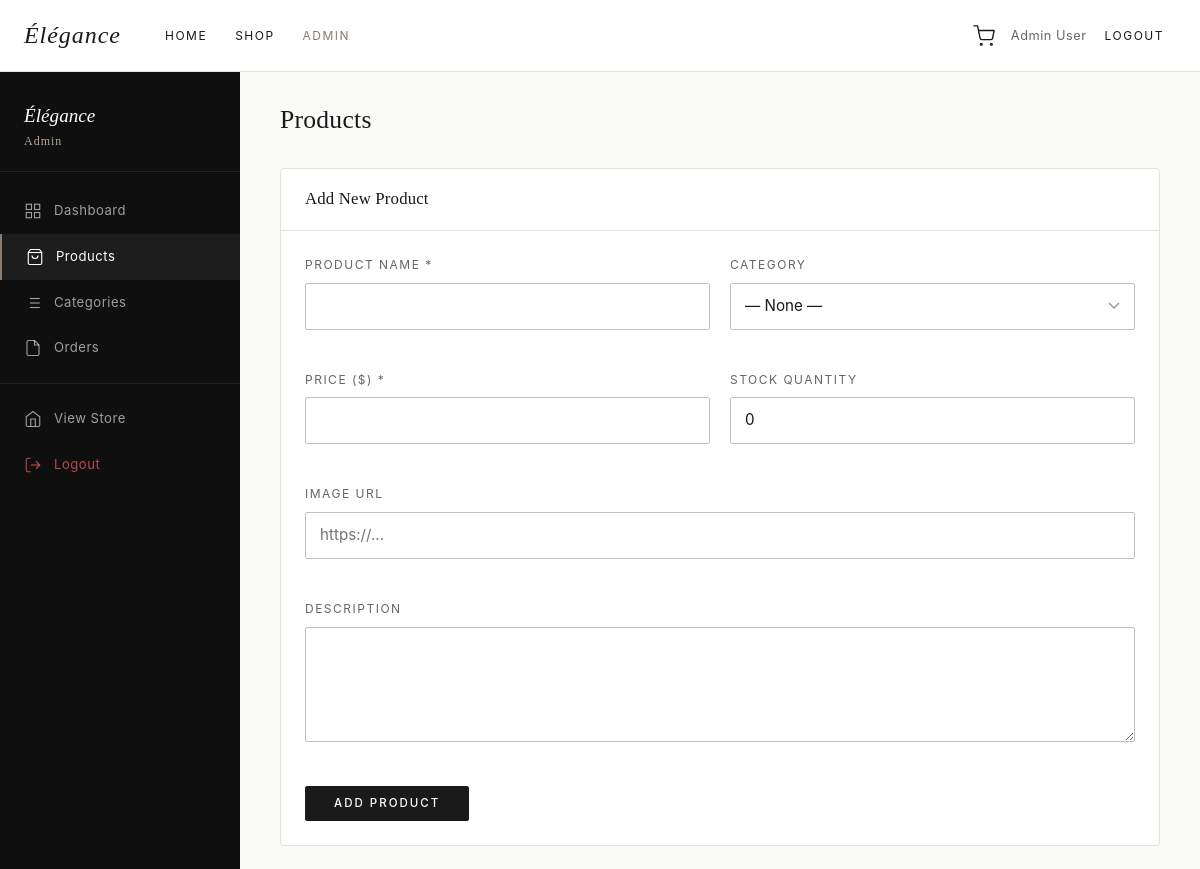
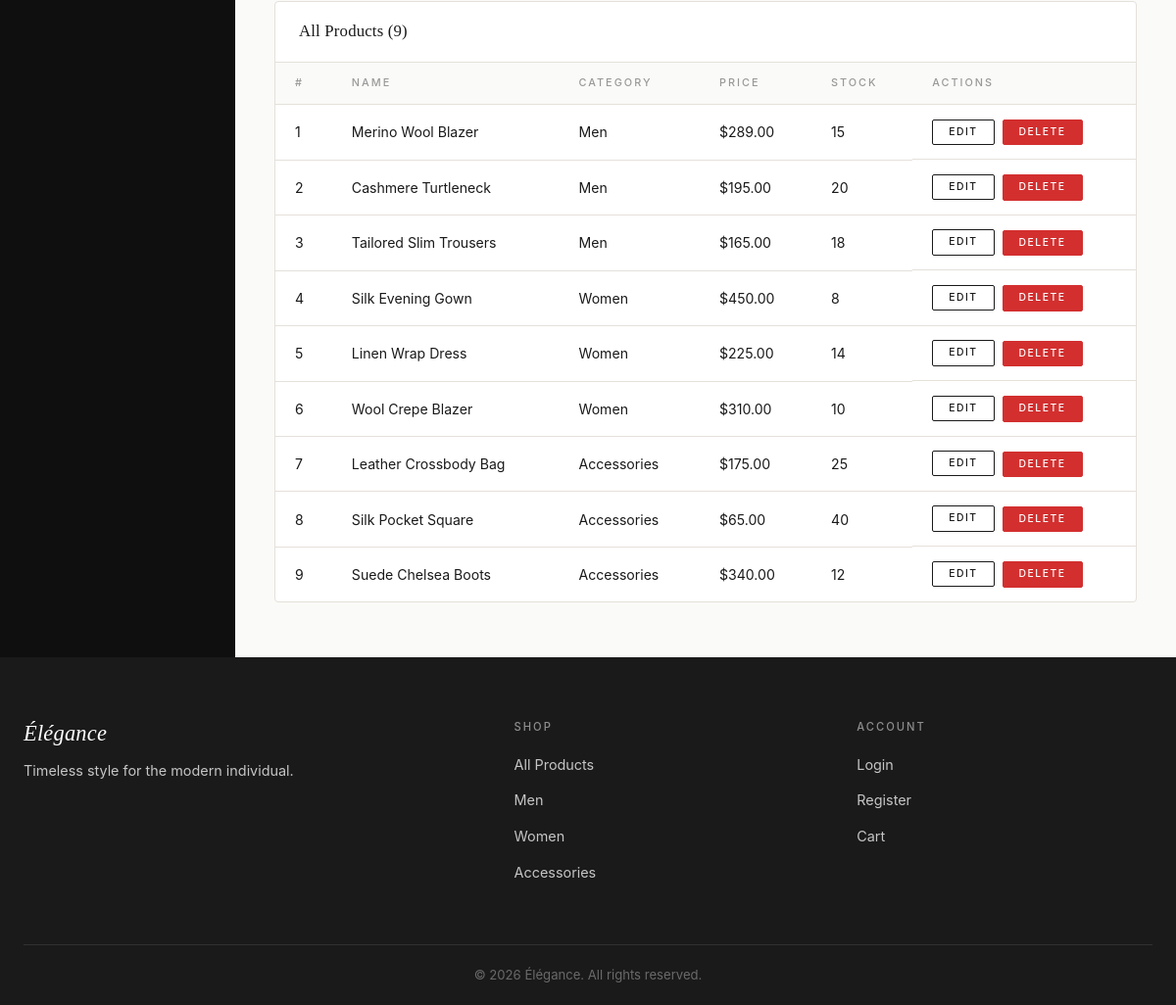
/admin/products.php (signed in), run on the app's committed database (2 pictures, top to bottom).
### tables this page shows
CREATE TABLE IF NOT EXISTS products (
    id INT AUTO_INCREMENT PRIMARY KEY,
    name VARCHAR(200) NOT NULL,
    description TEXT,
    price DECIMAL(10,2) NOT NULL,
    image_url VARCHAR(500) DEFAULT '',
    stock_quantity INT DEFAULT 0,
    category_id INT,
    created_at TIMESTAMP DEFAULT CURRENT_TIMESTAMP,
    CONSTRAINT fk_product_category FOREIGN KEY (category_id) REFERENCES categories(id) ON DELETE SET NULL
);

CREATE TABLE IF NOT EXISTS categories (
    id INT AUTO_INCREMENT PRIMARY KEY,
    category_name VARCHAR(100) NOT NULL
);

### admin/products.php (the view, shortened to what this page needs)
<?php
$pdo = getDB();
$editProduct = null;
$products = $pdo->query('SELECT p.*, c.category_name FROM products p LEFT JOIN categories c ON p.category_id = c.id ORDER BY p.created_at DESC')->fetchAll();
include dirname(__DIR__) . '/includes/header.php';
?>
<div class="admin-layout">
    <?php include __DIR__ . '/partials/sidebar.php'; ?>
    <div class="admin-main">
        <div class="admin-topbar">
            <h1 class="admin-page-title">Products</h1>
        </div>
        <div class="admin-card">
            <div class="admin-card__header">
                <h2 class="admin-card__title"><?= $editProduct ? 'Edit Product' : 'Add New Product' ?></h2>
            </div>
            <form method="POST" action="" class="admin-form">
                <div class="admin-form__grid">
                    <div class="form-group">
                        <label class="form-label">Product Name *</label>
                        <input type="text" name="name" class="form-control"
                               value="<?= htmlspecialchars($editProduct['name'] ?? $_POST['name'] ?? '') ?>" required>
                    </div>
                    <div class="form-group">
                        <label class="form-label">Category</label>
                        <select name="category_id" class="form-control">
                            <option value="">— None —</option>
                        </select>
                    </div>
                    <div class="form-group">
                        <label class="form-label">Price ($) *</label>
                        <input type="number" name="price" class="form-control" step="0.01" min="0"
                               value="<?= htmlspecialchars($editProduct['price'] ?? $_POST['price'] ?? '') ?>" required>
                    </div>
                    <div class="form-group">
                        <label class="form-label">Stock Quantity</label>
                        <input type="number" name="stock_quantity" class="form-control" min="0"
                               value="<?= htmlspecialchars($editProduct['stock_quantity'] ?? $_POST['stock_quantity'] ?? '0') ?>">
                    </div>
                    <div class="form-group admin-form__full">
                        <label class="form-label">Image URL</label>
                        <input type="url" name="image_url" class="form-control" placeholder="https://..."
                               value="<?= htmlspecialchars($editProduct['image_url'] ?? $_POST['image_url'] ?? '') ?>">
                    </div>
                    <div class="form-group admin-form__full">
                        <label class="form-label">Description</label>
                        <textarea name="description" class="form-control form-textarea" rows="4"><?= htmlspecialchars($editProduct['description'] ?? $_POST['description'] ?? '') ?></textarea>
                    </div>
                </div>
                <button type="submit" class="btn btn--primary">
                    <?= $editProduct ? 'Update Product' : 'Add Product' ?>
                </button>
            </form>
        </div>
        <div class="admin-card">
            <div class="admin-card__header">
                <h2 class="admin-card__title">All Products (<?= count($products) ?>)</h2>
            </div>
            <div class="admin-table-wrap">
                <table class="admin-table">
                    <thead>
                        <tr>
                            <th>#</th>
                            <th>Name</th>
                            <th>Category</th>
                            <th>Price</th>
                            <th>Stock</th>
                            <th>Actions</th>
                        </tr>
                    </thead>
                    <tbody>
                        <?php if (empty($products)): ?>
                        <tr><td colspan="6" class="admin-table__empty">No products yet.</td></tr>
                        <?php else: ?>
                        <?php foreach ($products as $p): ?>
                        <tr>
                            <td><?= $p['id'] ?></td>
                            <td><?= htmlspecialchars($p['name']) ?></td>
                            <td><?= htmlspecialchars($p['category_name'] ?? '—') ?></td>
                            <td>$<?= number_format($p['price'], 2) ?></td>
                            <td><?= $p['stock_quantity'] ?></td>
                            <td class="admin-table__actions">
                                <a href="<?= SITE_URL ?>/admin/products.php?action=edit&id=<?= $p['id'] ?>"
                                   class="btn btn--secondary btn--sm">Edit</a>
                                <form method="POST" action="" style="display:inline"
                                      onsubmit="return confirm('Delete this product?')">
                                    <button type="submit" class="btn btn--danger btn--sm">Delete</button>
                                </form>
                            </td>
                        </tr>
                        <?php endforeach; ?>
                        <?php endif; ?>
                    </tbody>
                </table>
            </div>
        </div>
    </div>
</div>
<?php include dirname(__DIR__) . '/includes/footer.php'; ?>

### assets/css/style.css (style rules this page uses)
:root { --primary: #1a1a1a; --primary-hover: #333333; --secondary: #8c7b6b; --secondary-light: #b5a898; --white: #ffffff; --off-white: #fafaf8; --light-gray: #f8f8f8; --warm-light: #f0ede8; --border: #e5e0da; --border-dark: #c8c0b8; --text: #1a1a1a; --text-light: #666666; --text-muted: #999999; --success: #4caf50; --success-bg: #f0faf0; --error: #d32f2f; --error-bg: #fef0f0; --font-heading: Georgia, 'Times New Roman', serif; --font-body: -apple-system, BlinkMacSystemFont, 'Segoe UI', Helvetica, Arial, sans-serif; --transition: 0.25s ease; --transition-slow: 0.4s ease; --shadow-sm: 0 1px 4px rgba(0,0,0,0.06); --shadow: 0 4px 20px rgba(0,0,0,0.08); --shadow-md: 0 8px 32px rgba(0,0,0,0.12); --shadow-hover: 0 12px 48px rgba(0,0,0,0.16); --radius: 2px; --radius-md: 4px; --container-max: 1200px; --nav-height: 72px; }
*, *::before, *::after { box-sizing: border-box; margin: 0; padding: 0; }
html { scroll-behavior: smooth; -webkit-text-size-adjust: 100%; }
body { font-family: var(--font-body); font-size: 15px; line-height: 1.65; color: var(--text); background: var(--white); -webkit-font-smoothing: antialiased; -moz-osx-font-smoothing: grayscale; }
a { color: inherit; text-decoration: none; }
button { cursor: pointer; font-family: inherit; }
input, textarea, select { font-family: inherit; }
h1, h2, h3, h4, h5 { font-family: var(--font-heading); font-weight: normal; line-height: 1.25; letter-spacing: 0.01em; color: var(--primary); }
.btn { display: inline-flex; align-items: center; justify-content: center; gap: 8px; padding: 11px 28px; font-family: var(--font-body); font-size: 0.72rem; font-weight: 500; letter-spacing: 2px; text-transform: uppercase; text-align: center; border: 1px solid transparent; border-radius: var(--radius); cursor: pointer; transition: all var(--transition); white-space: nowrap; text-decoration: none; line-height: 1; }
.btn--primary { background: var(--primary); color: var(--white); border-color: var(--primary); }
.btn--secondary { background: transparent; color: var(--primary); border-color: var(--primary); }
.btn--danger { background: var(--error); color: var(--white); border-color: var(--error); }
.btn--sm { padding: 7px 16px; font-size: 0.65rem; letter-spacing: 1.5px; }
.form-group { margin-bottom: 20px; }
.form-label { display: block; font-size: 0.75rem; letter-spacing: 1.5px; text-transform: uppercase; color: var(--text-light); margin-bottom: 8px; }
.form-control { display: block; width: 100%; padding: 11px 14px; font-size: 0.95rem; color: var(--primary); background: var(--white); border: 1px solid var(--border-dark); border-radius: var(--radius); transition: border-color var(--transition), box-shadow var(--transition); line-height: 1.5; outline: none; }
.form-textarea { resize: vertical; min-height: 100px; }
select.form-control { appearance: none; background-repeat: no-repeat; background-position: right 14px center; padding-right: 38px; }
.admin-layout { display: flex; min-height: calc(100vh - var(--nav-height)); }
.admin-main { flex: 1; padding: 32px 40px; background: var(--off-white); overflow-x: auto; }
.admin-topbar { display: flex; align-items: center; justify-content: space-between; margin-bottom: 32px; }
.admin-page-title { font-size: 1.6rem; }
.admin-card { background: var(--white); border: 1px solid var(--border); border-radius: var(--radius-md); margin-bottom: 24px; overflow: hidden; }
.admin-card__header { display: flex; align-items: center; justify-content: space-between; padding: 20px 24px; border-bottom: 1px solid var(--border); }
.admin-card__title { font-size: 1.05rem; }
.admin-table-wrap { overflow-x: auto; }
.admin-table { width: 100%; border-collapse: collapse; font-size: 0.88rem; }
.admin-table th { padding: 12px 20px; text-align: left; font-size: 0.68rem; letter-spacing: 2px; text-transform: uppercase; color: var(--text-muted); font-weight: 500; font-family: var(--font-body); background: var(--off-white); border-bottom: 1px solid var(--border); }
.admin-table td { padding: 14px 20px; border-bottom: 1px solid var(--border); vertical-align: middle; }
.admin-table tr:last-child td { border-bottom: none; }
.admin-table__actions { display: flex; gap: 8px; align-items: center; }
.admin-form { padding: 24px; }
.admin-form__grid { display: grid; grid-template-columns: 1fr 1fr; gap: 20px; margin-bottom: 24px; }
.admin-form__full { grid-column: 1 / -1; }

### data on the page
products: id "1", name "Merino Wool Blazer", category.category_name "Men", price "289.00", stock_quantity "15"
products: id "2", name "Cashmere Turtleneck", category.category_name "Men", price "195.00", stock_quantity "20"
products: id "3", name "Tailored Slim Trousers", category.category_name "Men", price "165.00", stock_quantity "18"
products: id "4", name "Silk Evening Gown", category.category_name "Women", price "450.00", stock_quantity "8"
products: id "5", name "Linen Wrap Dress", category.category_name "Women", price "225.00", stock_quantity "14"
products: id "6", name "Wool Crepe Blazer", category.category_name "Women", price "310.00", stock_quantity "10"
products: id "7", name "Leather Crossbody Bag", category.category_name "Accessories", price "175.00", stock_quantity "25"
products: id "8", name "Silk Pocket Square", category.category_name "Accessories", price "65.00", stock_quantity "40"
products: id "9", name "Suede Chelsea Boots", category.category_name "Accessories", price "340.00", stock_quantity "12"

### other printed values
$_SESSION['full_name'] "Admin User"
count($products) "9"
